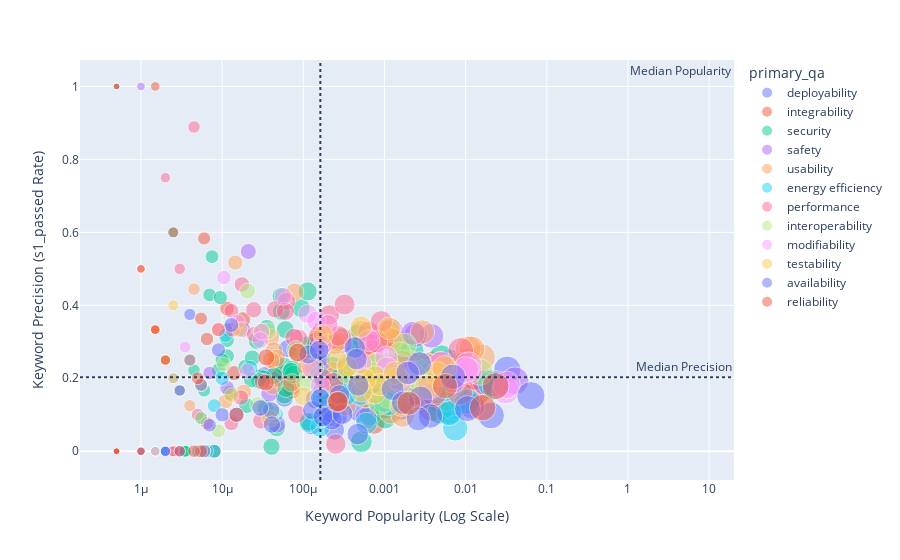

The code cell stored with this chart in its notebook:
### Code cell
import numpy as np

# --- Generate Figure 4 ---
# Create an enhanced scatter plot (bubble chart).
keyword_perf['bubble_size'] = np.log(keyword_perf['total_count'] + 1)

fig = px.scatter(
    keyword_perf.reset_index(),
    x="popularity",
    y="precision",
    size="bubble_size",          # *** FIX: Use the new log-scaled size ***
    color="primary_qa",
    hover_name="keyword",
    # We still show the ORIGINAL total_count on hover for accurate data inspection
    hover_data=["precision", "popularity", "total_count", "primary_qa"],
    log_x=True,
    # title="Figure 5: Keyword Performance Analysis: Precision vs. Popularity",
    size_max=20,
    opacity=0.5,
)


# Add quadrant lines based on median values for interpretation
median_precision = keyword_perf["precision"].median()
median_popularity = keyword_perf["popularity"].median()

fig.add_hline(y=median_precision, line_dash="dot", annotation_text="Median Precision")
fig.add_vline(x=median_popularity, line_dash="dot", annotation_text="Median Popularity")


# Update layout for a professional look
fig.update_layout(
    xaxis_title="Keyword Popularity (Log Scale)",
    yaxis_title="Keyword Precision (s1_passed Rate)",
    font=dict(size=12)
)

fig.show()
fig.write_image("figure_5_keyword_performance.png", scale=3)

# To save the figure for your thesis:
# fig.write_image("figure_4_keyword_performance.png", scale=3)

### Figure 1 — Plotly figure (JSON) as saved in the notebook; plotly's stock layout.template omitted (floating-point values rounded to 4 significant figures; data arrays with more than 128 entries replaced by an {"elided": "..."} marker saying what was removed)
{"data": [{"customdata": [[67, "deployability"], [14278, "deployability"], [320, "deployability"], [117, "deployability"], [9288, "deployability"], [41013, "deployability"], [16, "deployability"], [8885, "deployability"], [1, "deployability"], [2914, "deployability"], [2706, "deployability"], [20157, "deployability"], [3239, "deployability"], [64924, "deployability"], [128, "deployability"], [4, "deployability"], [659, "deployability"], [9904, "deployability"], [279, "deployability"], [6898, "deployability"], [24, "deployability"], [12605, "deployability"], [3664, "deployability"], [522, "deployability"], [8, "deployability"], [70, "deployability"], [5399, "deployability"], [8845, "deployability"], [252, "deployability"], [96, "deployability"], [12300, "deployability"], [1820, "deployability"], [482, "deployability"], [965, "deployability"], [518, "deployability"]], "hovertemplate": "<b>%{hovertext}</b><br><br>primary_qa=%{customdata[1]}<br>popularity=%{x}<br>precision=%{y}<br>bubble_size=%{marker.size}<br>total_count=%{customdata[0]}<extra></extra>", "hovertext": ["a/b", "api", "artifact", "audit", "automat", "build", "canary", "cluster", "commiss", "compos", "configurat", "contain", "continu", "depend", "deploy", "gateway", "infrastructur", "instal", "loader", "observ", "orchestr", "patch", "pipelin", "probe", "product environ", "provis", "recov", "releas", "roll", "rollback", "stack", "stage", "toggl", "toolchain", "unload"], "legendgroup": "deployability", "marker": {"color": "#636efa", "opacity": 0.5, "size": [4.22, 9.567, 5.771, 4.771, 9.137, 10.62, 2.833, 9.092, 0.6931, 7.978, 7.904, 9.911, 8.083, 11.08, 4.86, 1.609, 6.492, 9.201, 5.635, 8.839, 3.219, 9.442, 8.207, 6.26, 2.197, 4.263, 8.594, 9.088, 5.533, 4.575, 9.417, 7.507, 6.18, 6.873, 6.252], "sizemode": "area", "sizeref": 0.02938, "symbol": "circle"}, "mode": "markers", "name": "deployability", "orientation": "v", "showlegend": true, "x": [3.359e-05, 0.007157, 0.0001604, 5.865e-05, 0.004656, 0.02056, 8.021e-06, 0.004454, 5.013e-07, 0.001461, 0.001356, 0.0101, 0.001624, 0.03255, 6.417e-05, 2.005e-06, 0.0003304, 0.004965, 0.0001399, 0.003458, 1.203e-05, 0.006319, 0.001837, 0.0002617, 4.01e-06, 3.509e-05, 0.002706, 0.004434, 0.0001263, 4.812e-05, 0.006166, 0.0009123, 0.0002416, 0.0004837, 0.0002597], "xaxis": "x", "y": [0.209, 0.2287, 0.2062, 0.1453, 0.1881, 0.09819, 0.0, 0.1964, 0.0, 0.1328, 0.1515, 0.1313, 0.1173, 0.2233, 0.2812, 0.25, 0.1775, 0.18, 0.1434, 0.1758, 0.3333, 0.2445, 0.1962, 0.09387, 0.375, 0.1143, 0.2, 0.143, 0.07143, 0.1979, 0.1084, 0.1187, 0.05809, 0.1098, 0.1429], "yaxis": "y", "type": "scatter"}, {"customdata": [[4814, "integrability"], [7949, "integrability"], [283, "integrability"], [7676, "integrability"], [250, "integrability"], [28, "integrability"], [9493, "integrability"], [171, "integrability"], [5, "integrability"], [1, "integrability"], [1, "integrability"], [2, "integrability"], [13, "integrability"], [14216, "integrability"], [1482, "integrability"], [2154, "integrability"], [1190, "integrability"], [255, "integrability"], [143, "integrability"], [11202, "integrability"], [4543, "integrability"], [2, "integrability"], [12, "integrability"], [1158, "integrability"], [36, "integrability"], [23, "integrability"], [64, "integrability"], [13682, "integrability"], [2, "integrability"], [340, "integrability"], [91, "integrability"], [99, "integrability"], [1, "integrability"], [2810, "integrability"], [7402, "integrability"], [2356, "integrability"], [2888, "integrability"], [605, "integrability"], [142, "integrability"], [27065, "integrability"], [24855, "integrability"], [11, "integrability"], [289, "integrability"], [15418, "integrability"], [6008, "integrability"], [4549, "integrability"]], "hovertemplate": "<b>%{hovertext}</b><br><br>primary_qa=%{customdata[1]}<br>popularity=%{x}<br>precision=%{y}<br>bubble_size=%{marker.size}<br>total_count=%{customdata[0]}<extra></extra>", "hovertext": ["abstract", "adapt", "asynchron", "batch", "bridg", "broker", "buffer", "complian", "compon integr", "compon interfac", "compon models", "compon provid", "compon use", "configur", "contract", "coupl", "discover", "encapsulat", "endpoint", "event", "filter", "framework compon", "graph-bas", "inject", "integr test", "intermediar", "mediat", "messag", "middlewar", "modular", "non-atom", "plug-in", "product famil", "protocol", "pub", "queue", "rout", "schema", "standardiz", "state", "sub", "target system", "topic", "transform", "translat", "wrap"], "legendgroup": "integrability", "marker": {"color": "#EF553B", "opacity": 0.5, "size": [8.479, 8.981, 5.649, 8.946, 5.525, 3.367, 9.158, 5.147, 1.792, 0.6931, 0.6931, 1.099, 2.639, 9.562, 7.302, 7.676, 7.083, 5.545, 4.97, 9.324, 8.422, 1.099, 2.565, 7.055, 3.611, 3.178, 4.174, 9.524, 1.099, 5.832, 4.522, 4.605, 0.6931, 7.941, 8.91, 7.765, 7.969, 6.407, 4.963, 10.21, 10.12, 2.485, 5.67, 9.643, 8.701, 8.423], "sizemode": "area", "sizeref": 0.02938, "symbol": "circle"}, "mode": "markers", "name": "integrability", "orientation": "v", "showlegend": true, "x": [0.002413, 0.003985, 0.0001419, 0.003848, 0.0001253, 1.404e-05, 0.004759, 8.572e-05, 2.506e-06, 5.013e-07, 5.013e-07, 1.003e-06, 6.517e-06, 0.007126, 0.0007429, 0.00108, 0.0005965, 0.0001278, 7.168e-05, 0.005615, 0.002277, 1.003e-06, 6.015e-06, 0.0005805, 1.805e-05, 1.153e-05, 3.208e-05, 0.006859, 1.003e-06, 0.0001704, 4.562e-05, 4.963e-05, 5.013e-07, 0.001409, 0.003711, 0.001181, 0.001448, 0.0003033, 7.118e-05, 0.01357, 0.01246, 5.514e-06, 0.0001449, 0.007729, 0.003012, 0.00228], "xaxis": "x", "y": [0.16, 0.2413, 0.2968, 0.2087, 0.228, 0.2143, 0.1645, 0.269, 0.0, 0.0, 1.0, 0.0, 0.3077, 0.2359, 0.07692, 0.3124, 0.2958, 0.2588, 0.1678, 0.176, 0.2338, 0.5, 0.5833, 0.2729, 0.3611, 0.3913, 0.3281, 0.1843, 0.0, 0.3294, 0.2418, 0.202, 0.0, 0.1797, 0.1156, 0.211, 0.3016, 0.2132, 0.1761, 0.1591, 0.2021, 0.3636, 0.301, 0.2253, 0.2279, 0.2396], "yaxis": "y", "type": "scatter"}, {"customdata": {"elided": "92x2 mixed values"}, "hovertemplate": "<b>%{hovertext}</b><br><br>primary_qa=%{customdata[1]}<br>popularity=%{x}<br>precision=%{y}<br>bubble_size=%{marker.size}<br>total_count=%{customdata[0]}<extra></extra>", "hovertext": ["access", "adversar", "apt", "assess", "attack", "attest", "auth", "authenticat", "authoriz", "availab", "barrier", "certif", "checksum", "command-lin", "confidential", "cookie", "crypto", "cryptograph", "cve", "decrypt", "defend", "denial-of-servic", "disclos", "dns", "empow", "encrypt", "expir", "expos", "firewal", "garbl", "gdpr", "govern", "guardrail", "hack", "hardcod", "harden", "hash", "ident", "immut", "imperson", "incid respons", "intercept", "intrus", "ipsec", "iso", "jwt", "legitim", "lineag", "lock", "log", "loss", "malwar", "misus", "models", "modif", "mtls", "network", "nist", "obfusc", "one-tim", "outbound", "password", "penetr", "polic", "privil", "retent", "revoc", "revok", "rotat", "rsa", "sandbox", "scanner", "secur", "sensit data", "session", "sign", "soc", "ssh", "ssl", "stolen", "stride", "team", "tenant", "threat", "token", "triag", "trojan", "trust", "validat", "vpn", "worm", "xss"], "legendgroup": "security", "marker": {"color": "#00cc96", "opacity": 0.5, "size": [9.215, 0.6931, 6.047, 4.796, 4.682, 1.099, 9.172, 6.071, 4.771, 9.538, 6.127, 6.944, 6.48, 5.832, 3.689, 4.762, 4.094, 4.22, 2.773, 2.833, 3.258, 0.6931, 3.178, 2.708, 0.6931, 4.407, 4.812, 6.843, 2.565, 2.079, 1.792, 4.477, 0.6931, 6.807, 5.231, 5.425, 8.277, 9.732, 5.793, 0.6931, 1.386, 4.997, 4.673, 0.6931, 5.966, 1.609, 3.989, 3.178, 8.383, 10.69, 7.193, 0.6931, 4.19, 8.13, 9.097, 1.099, 7.808, 4.06, 2.996, 3.714, 1.099, 5.03, 2.079, 6.531, 4.277, 1.946, 1.609, 2.303, 7.95, 4.554, 4.963, 3.85, 7.613, 2.485, 7.409, 9.54, 1.609, 5.846, 5.455, 2.944, 6.738, 7.632, 0.6931, 3.045, 8.783, 3.871, 0.6931, 5.416, 7.361, 2.197, 2.079, 0.6931], "sizemode": "area", "sizeref": 0.02938, "symbol": "circle"}, "mode": "markers", "name": "security", "orientation": "v", "showlegend": true, "x": [0.005033, 5.013e-07, 0.0002115, 6.015e-05, 5.364e-05, 1.003e-06, 0.004822, 0.0002166, 5.865e-05, 0.006959, 0.0002291, 0.0005193, 0.0003263, 0.0001704, 1.955e-05, 5.815e-05, 2.958e-05, 3.359e-05, 7.519e-06, 8.021e-06, 1.253e-05, 5.013e-07, 1.153e-05, 7.018e-06, 5.013e-07, 4.06e-05, 6.116e-05, 0.0004692, 6.015e-06, 3.509e-06, 2.506e-06, 4.361e-05, 5.013e-07, 0.0004527, 9.324e-05, 0.0001133, 0.001971, 0.008444, 0.0001639, 5.013e-07, 1.504e-06, 7.369e-05, 5.314e-05, 5.013e-07, 0.000195, 2.005e-06, 2.657e-05, 1.153e-05, 0.002191, 0.02202, 0.0006662, 5.013e-07, 3.258e-05, 0.001701, 0.004474, 1.003e-06, 0.001233, 2.857e-05, 9.525e-06, 2.005e-05, 1.003e-06, 7.62e-05, 3.509e-06, 0.0003434, 3.559e-05, 3.008e-06, 2.005e-06, 4.512e-06, 0.001421, 4.712e-05, 7.118e-05, 2.306e-05, 0.001015, 5.514e-06, 0.0008266, 0.006967, 2.005e-06, 0.0001729, 0.0001168, 9.023e-06, 0.0004226, 0.001034, 5.013e-07, 1.003e-05, 0.003268, 2.356e-05, 5.013e-07, 0.0001123, 0.0007885, 4.01e-06, 3.509e-06, 5.013e-07], "xaxis": "x", "y": [0.2573, 1.0, 0.128, 0.3333, 0.3832, 0.0, 0.1081, 0.169, 0.1538, 0.2311, 0.2319, 0.02606, 0.1889, 0.2088, 0.2308, 0.2328, 0.2034, 0.1194, 0.5333, 0.0, 0.16, 0.0, 0.2609, 0.4286, 0.0, 0.01235, 0.1721, 0.3184, 0.1667, 0.0, 0.6, 0.2069, 0.0, 0.2857, 0.3925, 0.4381, 0.2157, 0.1451, 0.2691, 0.0, 0.0, 0.2245, 0.4245, 0.0, 0.09512, 0.25, 0.3019, 0.3043, 0.2761, 0.1765, 0.1001, 0.0, 0.2, 0.2455, 0.1869, 0.5, 0.2179, 0.193, 0.4211, 0.125, 0.0, 0.2105, 0.0, 0.235, 0.338, 0.1667, 0.0, 0.2222, 0.1613, 0.06383, 0.2183, 0.1957, 0.09239, 0.09091, 0.1559, 0.2192, 0.25, 0.1681, 0.07725, 0.2222, 0.2123, 0.1188, 0.0, 0.25, 0.1944, 0.2553, 1.0, 0.2902, 0.2155, 0.25, 0.0, 0.0], "yaxis": "y", "type": "scatter"}, {"customdata": [[313, "safety"], [76, "safety"], [6, "safety"], [7577, "safety"], [21096, "safety"], [6568, "safety"], [23827, "safety"], [305, "safety"], [324, "safety"], [35309, "safety"], [23, "safety"], [596, "safety"], [2426, "safety"], [1184, "safety"], [4848, "safety"], [1, "safety"], [14, "safety"], [1404, "safety"], [42, "safety"], [13201, "safety"], [12, "safety"], [4296, "safety"], [600, "safety"], [4477, "safety"], [36, "safety"], [2, "safety"], [2062, "safety"], [81103, "safety"], [623, "safety"], [95, "safety"], [483, "safety"], [47356, "safety"], [7641, "safety"]], "hovertemplate": "<b>%{hovertext}</b><br><br>primary_qa=%{customdata[1]}<br>popularity=%{x}<br>precision=%{y}<br>bubble_size=%{marker.size}<br>total_count=%{customdata[0]}<extra></extra>", "hovertext": ["accid", "alert", "anomal", "avoid", "compl", "detect", "except", "hazard", "hot", "input", "interlock", "isol", "maintain", "permiss", "prevent", "primar channel", "process models", "reme", "resilien", "resourc", "restrict appl", "review", "risk", "safe", "safety analys", "safety requir", "sanit", "test", "timeout", "unhandl", "unsaf", "updat", "valid"], "legendgroup": "safety", "marker": {"color": "#ab63fa", "opacity": 0.5, "size": [5.749, 4.344, 1.946, 8.933, 9.957, 8.79, 10.08, 5.724, 5.784, 10.47, 3.178, 6.392, 7.794, 7.077, 8.487, 0.6931, 2.708, 7.248, 3.761, 9.488, 2.565, 8.366, 6.399, 8.407, 3.611, 1.099, 7.632, 11.3, 6.436, 4.564, 6.182, 10.77, 8.941], "sizemode": "area", "sizeref": 0.02938, "symbol": "circle"}, "mode": "markers", "name": "safety", "orientation": "v", "showlegend": true, "x": [0.0001569, 3.81e-05, 3.008e-06, 0.003798, 0.01058, 0.003292, 0.01194, 0.0001529, 0.0001624, 0.0177, 1.153e-05, 0.0002988, 0.001216, 0.0005935, 0.00243, 5.013e-07, 7.018e-06, 0.0007038, 2.105e-05, 0.006618, 6.015e-06, 0.002154, 0.0003008, 0.002244, 1.805e-05, 1.003e-06, 0.001034, 0.04066, 0.0003123, 4.762e-05, 0.0002421, 0.02374, 0.00383], "xaxis": "x", "y": [0.2939, 0.1579, 0.1667, 0.3162, 0.2476, 0.2374, 0.1244, 0.2262, 0.2438, 0.1896, 0.1739, 0.307, 0.3322, 0.09037, 0.3179, 1.0, 0.2143, 0.1959, 0.5476, 0.1865, 0.0, 0.2249, 0.2967, 0.3234, 0.3333, 1.0, 0.225, 0.1932, 0.1413, 0.07368, 0.2919, 0.184, 0.2315], "yaxis": "y", "type": "scatter"}, {"customdata": {"elided": "65x2 mixed values"}, "hovertemplate": "<b>%{hovertext}</b><br><br>primary_qa=%{customdata[1]}<br>popularity=%{x}<br>precision=%{y}<br>bubble_size=%{marker.size}<br>total_count=%{customdata[0]}<extra></extra>", "hovertext": ["aesthet", "behavi", "cancel", "clarit", "clear", "close", "cognit", "command", "confirm", "context-sensit", "cursor", "custom", "dialog", "discov", "document", "effectiv", "efficien", "ergonom", "experien", "feedback", "gestur", "guid", "guidanc", "help", "hint", "indicat", "interact", "interfac design", "intuit", "keystrok", "latenc", "learn", "memor", "menu", "minim", "mock-up", "mous", "multi-mod", "navigat", "paus", "perform", "person", "prefer", "progress", "prototyp", "responsiv", "resum", "satisfa", "shortcut", "simpl", "statu", "stop", "support", "tip", "tool", "ui", "undo", "usab", "user", "ux", "visual", "walkthrough", "widget", "wizard", "workflow"], "legendgroup": "usability", "marker": {"color": "#FFA15A", "opacity": 0.5, "size": [3.401, 8.676, 6.314, 4.394, 8.492, 8.642, 1.609, 9.129, 7.334, 4.477, 7.058, 8.302, 6.497, 6.389, 8.793, 6.929, 7.719, 1.609, 5.991, 6.712, 2.197, 7.933, 4.554, 9.239, 7.177, 8.517, 7.469, 1.609, 5.056, 1.386, 7.169, 7.431, 10.37, 7.78, 8.87, 0.6931, 7.016, 3.135, 6.207, 4.443, 9.974, 6.805, 7.786, 7.046, 8.118, 2.944, 6.184, 4.394, 5.407, 10.08, 7.962, 7.803, 9.85, 6.227, 9.3, 4.977, 6.151, 6.254, 9.932, 3.638, 7.706, 2.303, 7.13, 0.6931, 6.802], "sizemode": "area", "sizeref": 0.02938, "symbol": "circle"}, "mode": "markers", "name": "usability", "orientation": "v", "showlegend": true, "x": [1.454e-05, 0.002937, 0.0002762, 4.01e-05, 0.002444, 0.002838, 2.005e-06, 0.004623, 0.000767, 4.361e-05, 0.000582, 0.002021, 0.0003319, 0.0002978, 0.003302, 0.0005113, 0.001128, 2.005e-06, 0.0002, 0.0004116, 4.01e-06, 0.001398, 4.712e-05, 0.00516, 0.0006557, 0.002505, 0.0008778, 2.005e-06, 7.82e-05, 1.504e-06, 0.0006507, 0.0008457, 0.01602, 0.001199, 0.003566, 5.013e-07, 0.0005579, 1.103e-05, 0.0002481, 4.211e-05, 0.01076, 0.0004517, 0.001206, 0.000575, 0.00168, 9.023e-06, 0.0002426, 4.01e-05, 0.0001113, 0.01191, 0.001438, 0.001226, 0.009504, 0.0002532, 0.005482, 7.219e-05, 0.0002346, 0.0002602, 0.01031, 1.855e-05, 0.001113, 4.512e-06, 0.0006256, 5.013e-07, 0.0004507], "xaxis": "x", "y": [0.5172, 0.3269, 0.1506, 0.3125, 0.2256, 0.2077, 0.25, 0.1855, 0.2131, 0.2759, 0.1481, 0.244, 0.1254, 0.3114, 0.2364, 0.3294, 0.3293, 0.25, 0.3459, 0.2022, 0.125, 0.1991, 0.2553, 0.2319, 0.2026, 0.2043, 0.233, 0.25, 0.4359, 0.3333, 0.292, 0.2241, 0.2575, 0.1062, 0.2053, 0.0, 0.2004, 0.1364, 0.2949, 0.1786, 0.2807, 0.2186, 0.3073, 0.2241, 0.09785, 0.3333, 0.2045, 0.25, 0.2297, 0.2798, 0.1415, 0.1787, 0.236, 0.1762, 0.1429, 0.1875, 0.2179, 0.3006, 0.2336, 0.1622, 0.2207, 0.4444, 0.1739, 1.0, 0.2347], "yaxis": "y", "type": "scatter"}, {"customdata": [[13951, "energy efficiency"], [11, "energy efficiency"], [13, "energy efficiency"], [321, "energy efficiency"], [318, "energy efficiency"], [993, "energy efficiency"], [315, "energy efficiency"], [14855, "energy efficiency"], [6154, "energy efficiency"], [20918, "energy efficiency"], [20, "energy efficiency"], [12509, "energy efficiency"], [329, "energy efficiency"], [1, "energy efficiency"], [2279, "energy efficiency"], [675, "energy efficiency"], [1199, "energy efficiency"], [546, "energy efficiency"], [234, "energy efficiency"], [2, "energy efficiency"], [40954, "energy efficiency"], [12741, "energy efficiency"], [1330, "energy efficiency"], [16, "energy efficiency"], [10819, "energy efficiency"], [1996, "energy efficiency"], [1650, "energy efficiency"], [8791, "energy efficiency"], [5606, "energy efficiency"], [44, "energy efficiency"], [5812, "energy efficiency"], [11, "energy efficiency"], [4, "energy efficiency"], [22, "energy efficiency"], [89, "energy efficiency"], [11, "energy efficiency"], [10, "energy efficiency"], [2, "energy efficiency"]], "hovertemplate": "<b>%{hovertext}</b><br><br>primary_qa=%{customdata[1]}<br>popularity=%{x}<br>precision=%{y}<br>bubble_size=%{marker.size}<br>total_count=%{customdata[0]}<extra></extra>", "hovertext": ["alloc", "batter", "carbon", "charg", "clock", "cloud", "cool", "core", "cpu", "current", "drain", "draw", "energ", "energ consum", "estimat", "frequenc", "green", "heat", "idl", "joul", "load", "manag", "measur", "meter", "optim", "power", "predict", "profil", "reduc", "resourc usag", "schedul", "sensor", "standby", "sustainab", "temperatur", "therm", "voltag", "watt"], "legendgroup": "energy efficiency", "marker": {"color": "#19d3f3", "opacity": 0.5, "size": [9.543, 2.485, 2.639, 5.775, 5.765, 6.902, 5.756, 9.606, 8.725, 9.948, 3.045, 9.434, 5.799, 0.6931, 7.732, 6.516, 7.09, 6.304, 5.46, 1.099, 10.62, 9.453, 7.194, 2.833, 9.289, 7.599, 7.409, 9.082, 8.632, 3.807, 8.668, 2.485, 1.609, 3.135, 4.5, 2.485, 2.398, 1.099], "sizemode": "area", "sizeref": 0.02938, "symbol": "circle"}, "mode": "markers", "name": "energy efficiency", "orientation": "v", "showlegend": true, "x": [0.006994, 5.514e-06, 6.517e-06, 0.0001609, 0.0001594, 0.0004978, 0.0001579, 0.007447, 0.003085, 0.01049, 1.003e-05, 0.006271, 0.0001649, 5.013e-07, 0.001142, 0.0003384, 0.000601, 0.0002737, 0.0001173, 1.003e-06, 0.02053, 0.006387, 0.0006667, 8.021e-06, 0.005423, 0.001001, 0.0008271, 0.004407, 0.00281, 2.206e-05, 0.002914, 5.514e-06, 2.005e-06, 1.103e-05, 4.461e-05, 5.514e-06, 5.013e-06, 1.003e-06], "xaxis": "x", "y": [0.1208, 0.1818, 0.0, 0.06542, 0.1447, 0.1551, 0.2095, 0.06301, 0.2192, 0.1362, 0.2, 0.1046, 0.09119, 0.0, 0.129, 0.1541, 0.07673, 0.1978, 0.0812, 0.0, 0.1856, 0.1786, 0.1857, 0.125, 0.1691, 0.1368, 0.1879, 0.164, 0.2169, 0.2273, 0.2089, 0.09091, 0.0, 0.3182, 0.1011, 0.1818, 0.0, 0.0], "yaxis": "y", "type": "scatter"}, {"customdata": [[2, "performance"], [306, "performance"], [10, "performance"], [2, "performance"], [175, "performance"], [7757, "performance"], [8, "performance"], [26, "performance"], [541, "performance"], [6395, "performance"], [1, "performance"], [124, "performance"], [346, "performance"], [1273, "performance"], [2, "performance"], [90, "performance"], [8125, "performance"], [3351, "performance"], [1420, "performance"], [120, "performance"], [63, "performance"], [9, "performance"], [2, "performance"], [420, "performance"], [167, "performance"], [11, "performance"], [27, "performance"], [9601, "performance"], [644, "performance"], [3184, "performance"], [34, "performance"], [5, "performance"], [26, "performance"], [35, "performance"], [4, "performance"], [49, "performance"], [13, "performance"], [502, "performance"], [1828, "performance"], [60, "performance"], [5, "performance"], [6, "performance"], [1600, "performance"], [16917, "performance"], [713, "performance"], [18, "performance"], [154, "performance"], [17404, "performance"], [468, "performance"], [50, "performance"]], "hovertemplate": "<b>%{hovertext}</b><br><br>primary_qa=%{customdata[1]}<br>popularity=%{x}<br>precision=%{y}<br>bubble_size=%{marker.size}<br>total_count=%{customdata[0]}<extra></extra>", "hovertext": ["applic perform", "asynch", "autosc", "best-cas", "bottleneck", "cach", "cloud resourc", "comput resourc", "concurren", "content", "datagram", "deadlock", "denorm", "disk", "event-driven", "execut time", "failur", "gpu", "i/o", "improv perform", "iop", "load balanc", "load test", "multi-thread", "multiplex", "multiprocessor", "optim perform", "optimiz", "overhead", "parallel", "perform analys", "perform efficien", "perform evalu", "perform issu", "perform metric", "perform optim", "perform target", "perform test", "refactor", "reindex", "rendezv", "respons time", "scalab", "scale", "synch", "throttl", "throughput", "time", "tune", "workload"], "legendgroup": "performance", "marker": {"color": "#FF6692", "opacity": 0.5, "size": [1.099, 5.727, 2.398, 1.099, 5.17, 8.956, 2.197, 3.296, 6.295, 8.763, 0.6931, 4.828, 5.849, 7.15, 1.099, 4.511, 9.003, 8.117, 7.259, 4.796, 4.159, 2.303, 1.099, 6.043, 5.124, 2.485, 3.332, 9.17, 6.469, 8.066, 3.555, 1.792, 3.296, 3.584, 1.609, 3.912, 2.639, 6.221, 7.512, 4.111, 1.792, 1.946, 7.378, 9.736, 6.571, 2.944, 5.043, 9.765, 6.151, 3.932], "sizemode": "area", "sizeref": 0.02938, "symbol": "circle"}, "mode": "markers", "name": "performance", "orientation": "v", "showlegend": true, "x": [1.003e-06, 0.0001534, 5.013e-06, 1.003e-06, 8.773e-05, 0.003889, 4.01e-06, 1.303e-05, 0.0002712, 0.003206, 5.013e-07, 6.216e-05, 0.0001734, 0.0006381, 1.003e-06, 4.512e-05, 0.004073, 0.00168, 0.0007118, 6.015e-05, 3.158e-05, 4.512e-06, 1.003e-06, 0.0002105, 8.372e-05, 5.514e-06, 1.353e-05, 0.004813, 0.0003228, 0.001596, 1.704e-05, 2.506e-06, 1.303e-05, 1.755e-05, 2.005e-06, 2.456e-05, 6.517e-06, 0.0002516, 0.0009164, 3.008e-05, 2.506e-06, 3.008e-06, 0.0008021, 0.00848, 0.0003574, 9.023e-06, 7.72e-05, 0.008724, 0.0002346, 2.506e-05], "xaxis": "x", "y": [0.0, 0.317, 0.1, 0.5, 0.3086, 0.2181, 0.25, 0.3846, 0.3161, 0.1931, 0.0, 0.4113, 0.1994, 0.326, 0.0, 0.3889, 0.1554, 0.245, 0.2761, 0.3833, 0.1905, 0.8889, 0.5, 0.3738, 0.1018, 0.1818, 0.3333, 0.2387, 0.4022, 0.2346, 0.1471, 0.0, 0.07692, 0.4571, 0.75, 0.3878, 0.07692, 0.01992, 0.3545, 0.08333, 0.2, 0.5, 0.3, 0.1611, 0.2384, 0.3333, 0.3117, 0.2764, 0.188, 0.32], "yaxis": "y", "type": "scatter"}, {"customdata": [[2167, "interoperability"], [41, "interoperability"], [3562, "interoperability"], [5, "interoperability"], [1571, "interoperability"], [11, "interoperability"], [5436, "interoperability"], [21, "interoperability"], [3666, "interoperability"], [6675, "interoperability"], [6, "interoperability"], [162, "interoperability"], [10895, "interoperability"], [73, "interoperability"], [790, "interoperability"], [61, "interoperability"], [3, "interoperability"], [83, "interoperability"], [837, "interoperability"], [55, "interoperability"], [3, "interoperability"], [3769, "interoperability"], [2218, "interoperability"], [1, "interoperability"], [1553, "interoperability"], [701, "interoperability"], [1631, "interoperability"], [18, "interoperability"], [3081, "interoperability"], [4760, "interoperability"], [212, "interoperability"], [1, "interoperability"], [1107, "interoperability"], [29957, "interoperability"], [5548, "interoperability"], [270, "interoperability"], [2321, "interoperability"], [1760, "interoperability"]], "hovertemplate": "<b>%{hovertext}</b><br><br>primary_qa=%{customdata[1]}<br>popularity=%{x}<br>precision=%{y}<br>bubble_size=%{marker.size}<br>total_count=%{customdata[0]}<extra></extra>", "hovertext": ["architectur", "client-serv", "compatib", "compon base", "conflict", "connector", "convers", "cooperat", "coordinat", "distribut", "event-bas", "exchang", "format", "heterogen", "incompatib", "interoperab", "licens use", "marshal", "mismatch", "ontolog", "orb", "platform", "plug", "plug-and-play", "prox", "registr", "repositor", "rpc", "semant", "share", "skeleton", "soap", "socket", "specif", "standard", "syntact", "wrapper", "xml"], "legendgroup": "interoperability", "marker": {"color": "#B6E880", "opacity": 0.5, "size": [7.682, 3.738, 8.178, 1.792, 7.36, 2.485, 8.601, 3.091, 8.207, 8.806, 1.946, 5.094, 9.296, 4.304, 6.673, 4.127, 1.386, 4.431, 6.731, 4.025, 1.386, 8.235, 7.705, 0.6931, 7.349, 6.554, 7.398, 2.944, 8.033, 8.468, 5.361, 0.6931, 7.01, 10.31, 8.621, 5.602, 7.75, 7.474], "sizemode": "area", "sizeref": 0.02938, "symbol": "circle"}, "mode": "markers", "name": "interoperability", "orientation": "v", "showlegend": true, "x": [0.001086, 2.055e-05, 0.001786, 2.506e-06, 0.0007875, 5.514e-06, 0.002725, 1.053e-05, 0.001838, 0.003346, 3.008e-06, 8.121e-05, 0.005462, 3.659e-05, 0.000396, 3.058e-05, 1.504e-06, 4.161e-05, 0.0004196, 2.757e-05, 1.504e-06, 0.001889, 0.001112, 5.013e-07, 0.0007785, 0.0003514, 0.0008176, 9.023e-06, 0.001544, 0.002386, 0.0001063, 5.013e-07, 0.0005549, 0.01502, 0.002781, 0.0001353, 0.001163, 0.0008823], "xaxis": "x", "y": [0.2386, 0.439, 0.2914, 0.2, 0.2139, 0.09091, 0.2138, 0.2381, 0.1667, 0.1838, 0.1667, 0.2778, 0.1845, 0.3288, 0.2468, 0.3279, 0.0, 0.1084, 0.2234, 0.1273, 0.0, 0.1759, 0.1488, 0.0, 0.2395, 0.214, 0.2385, 0.05556, 0.2678, 0.2057, 0.1887, 0.0, 0.2005, 0.2168, 0.2385, 0.2296, 0.2115, 0.1301], "yaxis": "y", "type": "scatter"}, {"customdata": [[3, "modifiability"], [2, "modifiability"], [7169, "modifiability"], [1, "modifiability"], [2, "modifiability"], [14001, "modifiability"], [31, "modifiability"], [4194, "modifiability"], [41, "modifiability"], [257, "modifiability"], [113, "modifiability"], [10138, "modifiability"], [1, "modifiability"], [2099, "modifiability"], [21720, "modifiability"], [1018, "modifiability"], [323, "modifiability"], [3115, "modifiability"], [61975, "modifiability"], [21, "modifiability"], [61, "modifiability"], [21853, "modifiability"], [226, "modifiability"], [341, "modifiability"], [2, "modifiability"], [59, "modifiability"], [291, "modifiability"], [1282, "modifiability"], [2, "modifiability"], [406, "modifiability"], [7, "modifiability"], [2, "modifiability"], [2149, "modifiability"], [20183, "modifiability"], [63869, "modifiability"]], "hovertemplate": "<b>%{hovertext}</b><br><br>primary_qa=%{customdata[1]}<br>popularity=%{x}<br>precision=%{y}<br>bubble_size=%{marker.size}<br>total_count=%{customdata[0]}<extra></extra>", "hovertext": ["architectur descript", "architectur design", "bind", "chang environ", "chang system", "compon", "cost estim", "deco", "design decis", "encapsul", "evolv", "exten", "impact analys", "inherit", "interfac", "interm", "interop", "layer", "modul", "mvc", "pac", "paramet", "polymorph", "portab", "requir adapt", "requir chang", "responsibil", "reu", "risk assess", "scenario", "system chang", "system environ", "upgrad", "variab", "version"], "legendgroup": "modifiability", "marker": {"color": "#FF97FF", "opacity": 0.5, "size": [1.386, 1.099, 8.878, 0.6931, 1.099, 9.547, 3.466, 8.342, 3.738, 5.553, 4.736, 9.224, 0.6931, 7.65, 9.986, 6.927, 5.781, 8.044, 11.03, 3.091, 4.127, 9.992, 5.425, 5.835, 1.099, 4.094, 5.677, 7.157, 1.099, 6.009, 2.079, 1.099, 7.673, 9.913, 11.06], "sizemode": "area", "sizeref": 0.02938, "symbol": "circle"}, "mode": "markers", "name": "modifiability", "orientation": "v", "showlegend": true, "x": [1.504e-06, 1.003e-06, 0.003594, 5.013e-07, 1.003e-06, 0.007019, 1.554e-05, 0.002102, 2.055e-05, 0.0001288, 5.665e-05, 0.005082, 5.013e-07, 0.001052, 0.01089, 0.0005103, 0.0001619, 0.001562, 0.03107, 1.053e-05, 3.058e-05, 0.01095, 0.0001133, 0.0001709, 1.003e-06, 2.958e-05, 0.0001459, 0.0006427, 1.003e-06, 0.0002035, 3.509e-06, 1.003e-06, 0.001077, 0.01012, 0.03202], "xaxis": "x", "y": [0.0, 0.5, 0.1748, 0.0, 0.0, 0.1939, 0.3548, 0.2158, 0.2195, 0.2257, 0.4248, 0.2397, 0.0, 0.2573, 0.2367, 0.2417, 0.1796, 0.1913, 0.167, 0.4762, 0.3279, 0.219, 0.3761, 0.2903, 0.5, 0.3051, 0.3574, 0.3034, 0.5, 0.3473, 0.2857, 0.5, 0.2271, 0.2238, 0.1818], "yaxis": "y", "type": "scatter"}, {"customdata": [[2897, "testability"], [3, "testability"], [1028, "testability"], [9043, "testability"], [10969, "testability"], [1523, "testability"], [26, "testability"], [519, "testability"], [2, "testability"], [33, "testability"], [12, "testability"], [697, "testability"], [1524, "testability"], [199, "testability"], [351, "testability"], [1759, "testability"], [2, "testability"], [969, "testability"], [1, "testability"], [1156, "testability"], [5, "testability"], [78, "testability"], [1046, "testability"], [3226, "testability"], [2293, "testability"], [6601, "testability"], [2692, "testability"]], "hovertemplate": "<b>%{hovertext}</b><br><br>primary_qa=%{customdata[1]}<br>popularity=%{x}<br>precision=%{y}<br>bubble_size=%{marker.size}<br>total_count=%{customdata[0]}<extra></extra>", "hovertext": ["assert", "black-box", "concern", "context", "control", "coverag", "data-flow", "emul", "flowgraph", "fuzzy", "hard-wir", "hook", "instrument", "mock", "modula", "plan", "qualit assur", "regress", "self-check", "simul", "source-to-sourc", "spy", "stub", "trace", "understand", "unit", "verif"], "legendgroup": "testability", "marker": {"color": "#FECB52", "opacity": 0.5, "size": [7.972, 1.386, 6.936, 9.11, 9.303, 7.329, 3.296, 6.254, 1.099, 3.526, 2.565, 6.548, 7.33, 5.298, 5.864, 7.473, 1.099, 6.877, 0.6931, 7.054, 1.792, 4.369, 6.954, 8.079, 7.738, 8.795, 7.898], "sizemode": "area", "sizeref": 0.02938, "symbol": "circle"}, "mode": "markers", "name": "testability", "orientation": "v", "showlegend": true, "x": [0.001452, 1.504e-06, 0.0005153, 0.004533, 0.005499, 0.0007635, 1.303e-05, 0.0002602, 1.003e-06, 1.654e-05, 6.015e-06, 0.0003494, 0.000764, 9.976e-05, 0.000176, 0.0008818, 1.003e-06, 0.0004858, 5.013e-07, 0.0005795, 2.506e-06, 3.91e-05, 0.0005244, 0.001617, 0.001149, 0.003309, 0.001349], "xaxis": "x", "y": [0.1988, 0.3333, 0.3414, 0.2115, 0.2276, 0.2035, 0.1538, 0.2524, 0.0, 0.3333, 0.0, 0.231, 0.1601, 0.1508, 0.3191, 0.1831, 0.5, 0.1837, 0.0, 0.1964, 0.4, 0.08974, 0.1644, 0.1274, 0.3367, 0.1753, 0.2147], "yaxis": "y", "type": "scatter"}, {"customdata": [[13958, "availability"], [411, "availability"], [948, "availability"], [5376, "availability"], [230, "availability"], [5559, "availability"], [6, "availability"], [438, "availability"], [126979, "availability"], [80, "availability"], [4, "availability"], [2515, "availability"], [82, "availability"], [1, "availability"], [59, "availability"], [936, "availability"], [314, "availability"], [258, "availability"], [7342, "availability"], [3390, "availability"], [4, "availability"], [21056, "availability"], [14, "availability"], [452, "availability"], [18, "availability"], [3852, "availability"], [858, "availability"], [324, "availability"], [559, "availability"], [903, "availability"], [5206, "availability"], [2, "availability"], [12, "availability"], [6, "availability"], [26, "availability"], [607, "availability"], [348, "availability"], [20, "availability"], [30, "availability"]], "hovertemplate": "<b>%{hovertext}</b><br><br>primary_qa=%{customdata[1]}<br>popularity=%{x}<br>precision=%{y}<br>bubble_size=%{marker.size}<br>total_count=%{customdata[0]}<extra></extra>", "hovertext": ["avail", "backup", "checkpoint", "consist", "degrad", "down", "downtim", "echo", "error", "escal", "failov", "fault", "ha", "haproxy", "heal", "incid", "mainten", "markov", "mask", "monitor", "mttr", "operat", "outag", "ping", "reboot", "redundan", "reliab", "repair", "replic", "robust", "servic", "sla", "sli", "slo", "stead", "toler", "unavail", "uptim", "watchdog"], "legendgroup": "availability", "marker": {"color": "#636efa", "opacity": 0.5, "size": [9.544, 6.021, 6.855, 8.59, 5.442, 8.623, 1.946, 6.084, 11.75, 4.394, 1.609, 7.83, 4.419, 0.6931, 4.094, 6.843, 5.753, 5.557, 8.902, 8.129, 1.609, 9.955, 2.708, 6.116, 2.944, 8.257, 6.756, 5.784, 6.328, 6.807, 8.558, 1.099, 2.565, 1.946, 3.296, 6.41, 5.855, 3.045, 3.434], "sizemode": "area", "sizeref": 0.02938, "symbol": "circle"}, "mode": "markers", "name": "availability", "orientation": "v", "showlegend": true, "x": [0.006997, 0.000206, 0.0004752, 0.002695, 0.0001153, 0.002787, 3.008e-06, 0.0002196, 0.06365, 4.01e-05, 2.005e-06, 0.001261, 4.111e-05, 5.013e-07, 2.958e-05, 0.0004692, 0.0001574, 0.0001293, 0.00368, 0.001699, 2.005e-06, 0.01056, 7.018e-06, 0.0002266, 9.023e-06, 0.001931, 0.0004301, 0.0001624, 0.0002802, 0.0004527, 0.00261, 1.003e-06, 6.015e-06, 3.008e-06, 1.303e-05, 0.0003043, 0.0001744, 1.003e-05, 1.504e-05], "xaxis": "x", "y": [0.204, 0.09489, 0.1804, 0.2401, 0.2652, 0.1461, 0.1667, 0.105, 0.1523, 0.1125, 0.0, 0.1702, 0.07317, 0.0, 0.1186, 0.04701, 0.2771, 0.1124, 0.0967, 0.1327, 0.0, 0.1168, 0.07143, 0.08628, 0.2778, 0.2147, 0.2844, 0.1451, 0.1538, 0.2525, 0.08894, 0.0, 0.0, 0.0, 0.3462, 0.1021, 0.09483, 0.1, 0.1], "yaxis": "y", "type": "scatter"}, {"customdata": [[6, "reliability"], [1, "reliability"], [5, "reliability"], [11130, "reliability"], [11, "reliability"], [3, "reliability"], [32293, "reliability"], [3, "reliability"], [3, "reliability"], [70, "reliability"], [4, "reliability"], [46658, "reliability"], [1, "reliability"], [2, "reliability"], [30, "reliability"], [1, "reliability"], [527, "reliability"], [2, "reliability"], [10, "reliability"], [9, "reliability"], [3984, "reliability"], [69, "reliability"], [1, "reliability"], [170, "reliability"], [535, "reliability"]], "hovertemplate": "<b>%{hovertext}</b><br><br>primary_qa=%{customdata[1]}<br>popularity=%{x}<br>precision=%{y}<br>bubble_size=%{marker.size}<br>total_count=%{customdata[0]}<extra></extra>", "hovertext": ["bare metal", "cloud deploy", "dependab", "diagno", "doe", "egress", "fail", "fmea", "fully manag", "growth", "ingress", "integr", "manag environ", "manag tool", "nonlinear", "point-in-tim", "poisson", "pra", "rca", "rerout", "restor", "rpo", "rto", "stabil", "toleran"], "legendgroup": "reliability", "marker": {"color": "#EF553B", "opacity": 0.5, "size": [1.946, 0.6931, 1.792, 9.317, 2.485, 1.386, 10.38, 1.386, 1.386, 4.263, 1.609, 10.75, 0.6931, 1.099, 3.434, 0.6931, 6.269, 1.099, 2.398, 2.303, 8.29, 4.248, 0.6931, 5.142, 6.284], "sizemode": "area", "sizeref": 0.02938, "symbol": "circle"}, "mode": "markers", "name": "reliability", "orientation": "v", "showlegend": true, "x": [3.008e-06, 5.013e-07, 2.506e-06, 0.005579, 5.514e-06, 1.504e-06, 0.01619, 1.504e-06, 1.504e-06, 3.509e-05, 2.005e-06, 0.02339, 5.013e-07, 1.003e-06, 1.504e-05, 5.013e-07, 0.0002642, 1.003e-06, 5.013e-06, 4.512e-06, 0.001997, 3.459e-05, 5.013e-07, 8.522e-05, 0.0002682], "xaxis": "x", "y": [0.0, 1.0, 0.6, 0.1786, 0.0, 0.3333, 0.1195, 1.0, 0.3333, 0.2571, 0.25, 0.1787, 0.0, 0.5, 0.1, 0.0, 0.1347, 0.0, 0.2, 0.0, 0.1315, 0.1884, 0.0, 0.2706, 0.1364], "yaxis": "y", "type": "scatter"}], "layout": {"xaxis": {"anchor": "y", "domain": [0.0, 1.0], "title": {"text": "Keyword Popularity (Log Scale)"}, "type": "log"}, "yaxis": {"anchor": "x", "domain": [0.0, 1.0], "title": {"text": "Keyword Precision (s1_passed Rate)"}}, "legend": {"title": {"text": "primary_qa"}, "tracegroupgap": 0, "itemsizing": "constant"}, "margin": {"t": 60}, "shapes": [{"line": {"dash": "dot"}, "type": "line", "x0": 0, "x1": 1, "xref": "x domain", "y0": 0.2026, "y1": 0.2026, "yref": "y"}, {"line": {"dash": "dot"}, "type": "line", "x0": 0.0001624, "x1": 0.0001624, "xref": "x", "y0": 0, "y1": 1, "yref": "y domain"}], "annotations": [{"showarrow": false, "text": "Median Precision", "x": 1, "xanchor": "right", "xref": "x domain", "y": 0.2026, "yanchor": "bottom", "yref": "y"}, {"showarrow": false, "text": "Median Popularity", "x": 0.0001624, "xanchor": "left", "xref": "x", "y": 1, "yanchor": "top", "yref": "y domain"}], "font": {"size": 12}}}
